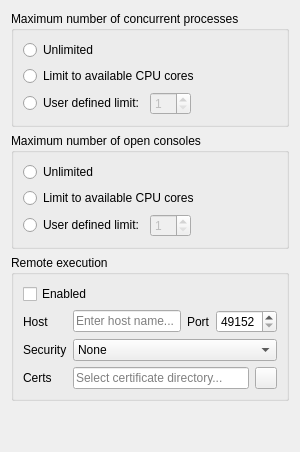
      <widget class="QWidget" name="Engine">
       <layout class="QVBoxLayout" name="verticalLayout_19">
        <item>
         <widget class="QGroupBox" name="process_limits_group_box">
          <property name="title">
           <string>Maximum number of concurrent processes</string>
          </property>
          <layout class="QVBoxLayout" name="verticalLayout_2">
           <item>
            <widget class="QRadioButton" name="unlimited_engine_process_radio_button">
             <property name="text">
              <string>Unlimited</string>
             </property>
             <attribute name="buttonGroup">
              <string notr="true">engine_processes_button_group</string>
             </attribute>
            </widget>
           </item>
           <item>
            <widget class="QRadioButton" name="automatic_engine_process_limit_radio_button">
             <property name="text">
              <string>Limit to available CPU cores</string>
             </property>
             <attribute name="buttonGroup">
              <string notr="true">engine_processes_button_group</string>
             </attribute>
            </widget>
           </item>
           <item>
            <layout class="QHBoxLayout" name="horizontalLayout_16">
             <item>
              <widget class="QRadioButton" name="user_defined_engine_process_limit_radio_button">
               <property name="text">
                <string>User defined limit:</string>
               </property>
               <attribute name="buttonGroup">
                <string notr="true">engine_processes_button_group</string>
               </attribute>
              </widget>
             </item>
             <item>
              <widget class="QSpinBox" name="engine_process_limit_spin_box">
               <property name="enabled">
                <bool>false</bool>
               </property>
               <property name="minimum">
                <number>1</number>
               </property>
              </widget>
             </item>
             <item>
              <spacer name="horizontalSpacer_7">
               <property name="orientation">
                <enum>Qt::Horizontal</enum>
               </property>
               <property name="sizeHint" stdset="0">
                <size>
                 <width>40</width>
                 <height>20</height>
                </size>
               </property>
              </spacer>
             </item>
            </layout>
           </item>
          </layout>
         </widget>
        </item>
        <item>
         <widget class="QGroupBox" name="persistent_process_limits_group_box">
          <property name="title">
           <string>Maximum number of open consoles</string>
          </property>
          <layout class="QVBoxLayout" name="verticalLayout_17">
           <item>
            <widget class="QRadioButton" name="unlimited_persistent_process_radio_button">
             <property name="text">
              <string>Unlimited</string>
             </property>
             <attribute name="buttonGroup">
              <string notr="true">persistent_processes_button_group</string>
             </attribute>
            </widget>
           </item>
           <item>
            <widget class="QRadioButton" name="automatic_persistent_process_limit_radio_button">
             <property name="toolTip">
              <string>Kills console processes randomly if limit is exceeded.</string>
             </property>
             <property name="text">
              <string>Limit to available CPU cores</string>
             </property>
             <attribute name="buttonGroup">
              <string notr="true">persistent_processes_button_group</string>
             </attribute>
            </widget>
           </item>
           <item>
            <layout class="QHBoxLayout" name="horizontalLayout_15">
             <item>
              <widget class="QRadioButton" name="user_defined_persistent_process_limit_radio_button">
               <property name="toolTip">
                <string>Kills console processes randomly if limit is exceeded.</string>
               </property>
               <property name="text">
                <string>User defined limit:</string>
               </property>
               <attribute name="buttonGroup">
                <string notr="true">persistent_processes_button_group</string>
               </attribute>
              </widget>
             </item>
             <item>
              <widget class="QSpinBox" name="persistent_process_limit_spin_box">
               <property name="enabled">
                <bool>false</bool>
               </property>
               <property name="minimum">
                <number>1</number>
               </property>
              </widget>
             </item>
             <item>
              <spacer name="horizontalSpacer_6">
               <property name="orientation">
                <enum>Qt::Horizontal</enum>
               </property>
               <property name="sizeHint" stdset="0">
                <size>
                 <width>40</width>
                 <height>20</height>
                </size>
               </property>
              </spacer>
             </item>
            </layout>
           </item>
          </layout>
         </widget>
        </item>
        <item>
         <widget class="QGroupBox" name="groupBox_4">
          <property name="title">
           <string>Remote execution</string>
          </property>
          <layout class="QVBoxLayout" name="verticalLayout_18">
           <item>
            <widget class="QCheckBox" name="checkBox_enable_remote_exec">
             <property name="text">
              <string>Enabled</string>
             </property>
            </widget>
           </item>
           <item>
            <layout class="QGridLayout" name="gridLayout_3">
             <item row="3" column="0">
              <widget class="QLabel" name="label_12">
               <property name="text">
                <string>Security</string>
               </property>
              </widget>
             </item>
             <item row="4" column="2">
              <layout class="QHBoxLayout" name="horizontalLayout_18">
               <item>
                <widget class="QLineEdit" name="lineEdit_secfolder">
                 <property name="cursor">
                  <cursorShape>ArrowCursor</cursorShape>
                 </property>
                 <property name="toolTip">
                  <string>&lt;html&gt;&lt;head/&gt;&lt;body&gt;&lt;p&gt;Required for Stonehouse security. Given path should contain '/certificates', '/public_keys', and '/private_keys' directories. &lt;/p&gt;&lt;/body&gt;&lt;/html&gt;</string>
                 </property>
                 <property name="text">
                  <string/>
                 </property>
                 <property name="readOnly">
                  <bool>false</bool>
                 </property>
                 <property name="placeholderText">
                  <string>Select certificate directory...</string>
                 </property>
                 <property name="clearButtonEnabled">
                  <bool>true</bool>
                 </property>
                </widget>
               </item>
               <item>
                <widget class="QToolButton" name="toolButton_pick_secfolder">
                 <property name="minimumSize">
                  <size>
                   <width>22</width>
                   <height>22</height>
                  </size>
                 </property>
                 <property name="maximumSize">
                  <size>
                   <width>22</width>
                   <height>22</height>
                  </size>
                 </property>
                 <property name="icon">
                  <iconset resource="resources/resources_icons.qrc">
                   <normaloff>:/icons/menu_icons/folder-open-solid.svg</normaloff>:/icons/menu_icons/folder-open-solid.svg</iconset>
                 </property>
                </widget>
               </item>
              </layout>
             </item>
             <item row="4" column="0">
              <widget class="QLabel" name="label_13">
               <property name="text">
                <string>Certs</string>
               </property>
              </widget>
             </item>
             <item row="0" column="2">
              <layout class="QHBoxLayout" name="horizontalLayout_19">
               <item>
                <widget class="QLineEdit" name="lineEdit_host">
                 <property name="toolTip">
                  <string>&lt;html&gt;&lt;head/&gt;&lt;body&gt;&lt;p&gt;Host name&lt;/p&gt;&lt;/body&gt;&lt;/html&gt;</string>
                 </property>
                 <property name="placeholderText">
                  <string>Enter host name...</string>
                 </property>
                 <property name="clearButtonEnabled">
                  <bool>true</bool>
                 </property>
                </widget>
               </item>
               <item>
                <widget class="QLabel" name="label_14">
                 <property name="text">
                  <string>Port</string>
                 </property>
                </widget>
               </item>
               <item>
                <widget class="QSpinBox" name="spinBox_port">
                 <property name="toolTip">
                  <string>&lt;html&gt;&lt;head/&gt;&lt;body&gt;&lt;p&gt;Limited to dynamic/private ports (49152-&amp;gt;65535)&lt;/p&gt;&lt;/body&gt;&lt;/html&gt;</string>
                 </property>
                 <property name="frame">
                  <bool>true</bool>
                 </property>
                 <property name="buttonSymbols">
                  <enum>QAbstractSpinBox::UpDownArrows</enum>
                 </property>
                 <property name="accelerated">
                  <bool>true</bool>
                 </property>
                 <property name="showGroupSeparator" stdset="0">
                  <bool>false</bool>
                 </property>
                 <property name="minimum">
                  <number>49152</number>
                 </property>
                 <property name="maximum">
                  <number>65535</number>
                 </property>
                </widget>
               </item>
              </layout>
             </item>
             <item row="0" column="0">
              <widget class="QLabel" name="label_15">
               <property name="text">
                <string>Host</string>
               </property>
              </widget>
             </item>
             <item row="3" column="2">
              <widget class="QComboBox" name="comboBox_security">
               <property name="toolTip">
                <string>&lt;html&gt;&lt;head/&gt;&lt;body&gt;&lt;p&gt;ZMQ security model&lt;/p&gt;&lt;/body&gt;&lt;/html&gt;</string>
               </property>
               <item>
                <property name="text">
                 <string>None</string>
                </property>
               </item>
               <item>
                <property name="text">
                 <string>Stonehouse</string>
                </property>
               </item>
              </widget>
             </item>
            </layout>
           </item>
          </layout>
         </widget>
        </item>
        <item>
         <spacer name="verticalSpacer_4">
          <property name="orientation">
           <enum>Qt::Vertical</enum>
          </property>
          <property name="sizeHint" stdset="0">
           <size>
            <width>20</width>
            <height>40</height>
           </size>
          </property>
         </spacer>
        </item>
       </layout>
      </widget>
